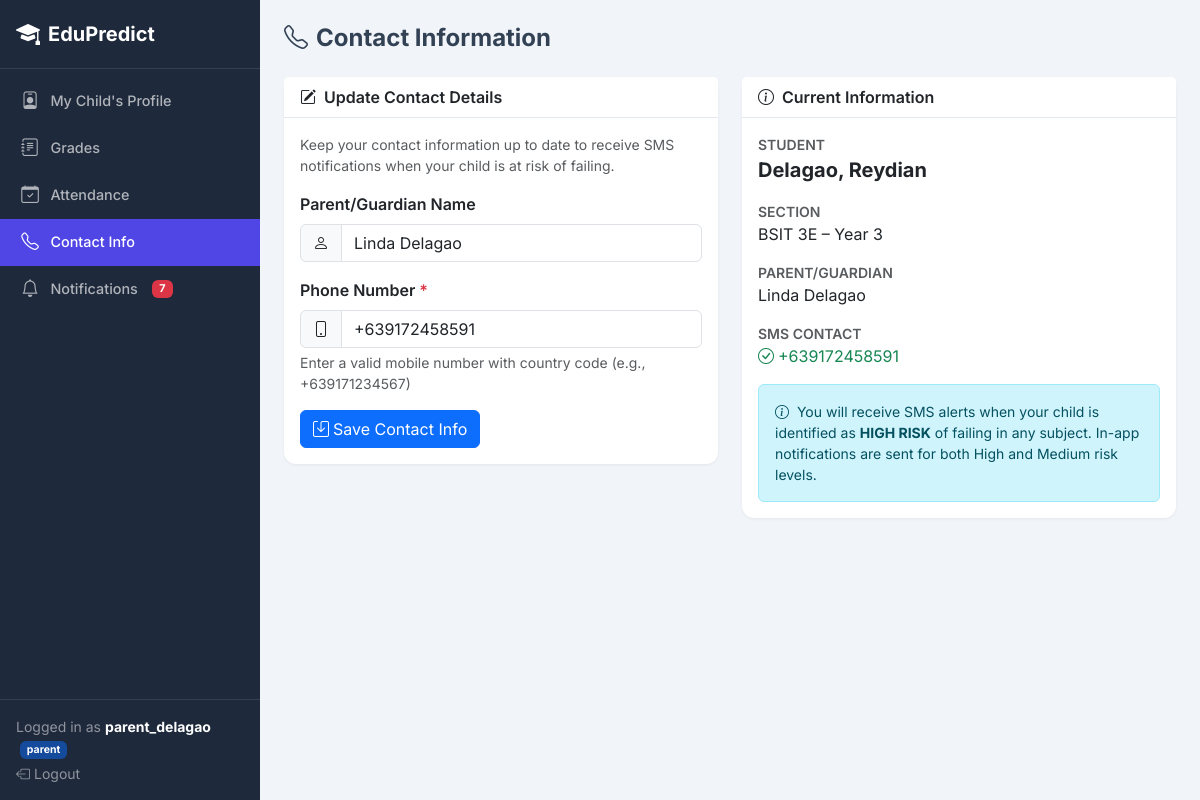
Page /parent/contact (signed in) on the committed database.
### app.py (models this page shows, shortened)
class User(db.Model):
    __tablename__ = 'users'
    id = db.Column(db.Integer, primary_key=True)
    username = db.Column(db.String(80), unique=True, nullable=False)
    password_hash = db.Column(db.String(256), nullable=False)
    role = db.Column(db.String(20), default='teacher')
    student_id = db.Column(db.Integer, db.ForeignKey('students.id'), nullable=True)
    @property
    def is_authenticated(self): return True
    @property
    def is_staff(self): return self.role in ('admin', 'teacher')
    @property
    def is_parent(self): return self.role == 'parent'

class Student(db.Model):
    __tablename__ = 'students'
    id = db.Column(db.Integer, primary_key=True)
    name = db.Column(db.String(100), nullable=False)
    section = db.Column(db.String(20))
    year_level = db.Column(db.Integer)
    semester = db.Column(db.String(30))
    school_year = db.Column(db.String(30))
    email = db.Column(db.String(100))
    is_scholar = db.Column(db.Boolean, default=False)
    is_working_student = db.Column(db.Boolean, default=False)
    parent_phone = db.Column(db.String(20))
    parent_name = db.Column(db.String(100))
    records = db.relationship('ClassRecord', backref='student', lazy=True)
    predictions = db.relationship('Prediction', backref='student', lazy=True)
    activities = db.relationship('StudentActivity', backref='student', lazy=True)
    quiz_scores = db.relationship('QuizScore', backref='student', lazy=True)
    notifications = db.relationship('Notification', backref='student', lazy=True)

### app.py (the view, shortened to what this page needs)
@app.route('/parent/contact', methods=['GET', 'POST'])
@login_required
def parent_contact():
    if current_user.role != 'parent':
        abort(403)
    student = db.session.get(Student, current_user.student_id)
    if not student:
        flash('Student record not found.', 'danger')
        return redirect(url_for('login'))
    return render_template('parent_contact.html', student=student)

### app.py (called while the page is built)
@login_manager.user_loader
def load_user(user_id):
    return db.session.get(User, int(user_id))

### templates/parent_contact.html (shortened to what this page needs)
{% extends "base.html" %}
{% block content %}
<div class="d-flex flex-wrap align-items-center justify-content-between gap-2 mb-4">
    <h4 class="fw-bold mb-0"><i class="bi bi-telephone me-2"></i>Contact Information</h4>
</div>
<div class="row g-4">
    <div class="col-lg-6">
        <div class="card">
            <div class="card-header"><i class="bi bi-pencil-square me-2"></i>Update Contact Details</div>
            <div class="card-body">
                <p class="text-muted small mb-3">
                    Keep your contact information up to date to receive SMS notifications when your child is at risk of failing.
                </p>
                <form method="POST" action="{{ url_for('parent_contact') }}">
                    <div class="mb-3">
                        <label for="parent_name" class="form-label fw-semibold">Parent/Guardian Name</label>
                        <div class="input-group">
                            <span class="input-group-text"><i class="bi bi-person"></i></span>
                            <input type="text" class="form-control" id="parent_name" name="parent_name"
                                   value="{{ student.parent_name or '' }}" placeholder="Full name">
                        </div>
                    </div>
                    <div class="mb-3">
                        <label for="phone" class="form-label fw-semibold">Phone Number <span class="text-danger">*</span></label>
                        <div class="input-group">
                            <span class="input-group-text"><i class="bi bi-phone"></i></span>
                            <input type="tel" class="form-control" id="phone" name="phone"
                                   value="{{ student.parent_phone or '' }}"
                                   placeholder="+639171234567" required>
                        </div>
                        <div class="form-text">Enter a valid mobile number with country code (e.g., +639171234567)</div>
                    </div>
                    <button class="btn btn-primary" type="submit"><i class="bi bi-save me-1"></i>Save Contact Info</button>
                </form>
            </div>
        </div>
    </div>
    <div class="col-lg-6">
        <div class="card">
            <div class="card-header"><i class="bi bi-info-circle me-2"></i>Current Information</div>
            <div class="card-body">
                <div class="mb-3">
                    <div class="text-muted small text-uppercase fw-semibold">Student</div>
                    <div class="fs-5 fw-bold">{{ student.name }}</div>
                </div>
                <div class="mb-3">
                    <div class="text-muted small text-uppercase fw-semibold">Section</div>
                    <div>{{ student.section }} – Year {{ student.year_level }}</div>
                </div>
                <div class="mb-3">
                    <div class="text-muted small text-uppercase fw-semibold">Parent/Guardian</div>
                    <div>{{ student.parent_name or 'Not set' }}</div>
                </div>
                <div class="mb-3">
                    <div class="text-muted small text-uppercase fw-semibold">SMS Contact</div>
                    <div>
                        {% if student.parent_phone %}
                        <span class="text-success"><i class="bi bi-check-circle me-1"></i>{{ student.parent_phone }}</span>
                        {% else %}
                        <span class="text-danger"><i class="bi bi-x-circle me-1"></i>Not set – SMS notifications disabled</span>
                        {% endif %}
                    </div>
                </div>
                <div class="alert alert-info small mb-0">
                    <i class="bi bi-info-circle me-1"></i>
                    You will receive SMS alerts when your child is identified as <strong>HIGH RISK</strong> of failing in any subject.
                    In-app notifications are sent for both High and Medium risk levels.
                </div>
            </div>
        </div>
    </div>
</div>
{% endblock %}

### templates/base.html (shortened to what this page needs)
<!DOCTYPE html>
<html lang="en" data-bs-theme="light">
<head>
    <link href="https://cdn.jsdelivr.net/npm/bootstrap@5.3.3/dist/css/bootstrap.min.css" rel="stylesheet">
    <link href="https://cdn.jsdelivr.net/npm/bootstrap-icons@1.11.3/font/bootstrap-icons.min.css" rel="stylesheet">
    <link rel="stylesheet" href="{{ url_for('static', filename='css/style.css') }}">
</head>
<body>
<div class="d-flex min-vh-100">
    <nav class="sidebar d-none d-lg-flex flex-column flex-shrink-0">
        <div class="sidebar-brand d-flex align-items-center gap-2 px-3 py-3 border-bottom border-white border-opacity-10">
            <i class="bi bi-mortarboard-fill fs-4"></i>
            <span class="fw-bold fs-5">EduPredict</span>
        </div>
        {% include '_sidebar_nav.html' %}
        <div class="mt-auto px-3 py-3 border-top border-white border-opacity-10 small">
            <div class="text-white-50">
                Logged in as <strong class="text-white">{{ current_user.username }}</strong>
                <span class="badge bg-primary bg-opacity-50 ms-1">{{ current_user.role }}</span>
            </div>
            <a href="{{ url_for('logout') }}" class="text-white-50 text-decoration-none d-inline-flex align-items-center gap-1 mt-1">
                <i class="bi bi-box-arrow-left"></i> Logout
            </a>
        </div>
    </nav>
    <div class="flex-grow-1 main-wrapper">
        <main class="p-3 p-md-4">
            {% block content %}{% endblock %}
        </main>
    </div>
</div>
</body>
</html>

### static/css/style.css (style rules this page uses)
:root { --ep-sidebar: 260px; --ep-dark: #1e293b; --ep-dark-hover: #334155; --ep-primary: #4f46e5; --ep-success: #10b981; --ep-warning: #f59e0b; --ep-danger: #ef4444; --ep-info: #06b6d4; }
body { font-family: 'Inter', system-ui, -apple-system, sans-serif; background: #f1f5f9; color: #334155; }
a { color: var(--ep-primary); }
.sidebar, .sidebar-offcanvas { background: var(--ep-dark); color: #fff; width: var(--ep-sidebar); }
.sidebar .sidebar-brand { font-size: 1.15rem; }
.main-wrapper { min-height: 100vh; }
.card { border: none; border-radius: .75rem; box-shadow: 0 1px 3px rgba(0,0,0,.06); }
.card-header { background: #fff; font-weight: 600; border-bottom: 1px solid #e2e8f0; }

### rows in the picture
User: username "parent_delagao", role "parent"
Student: parent_name "Linda Delagao", phone "+639172458591", name "Delagao, Reydian", section "BSIT 3E", year_level "3", parent_phone "+639172458591"
